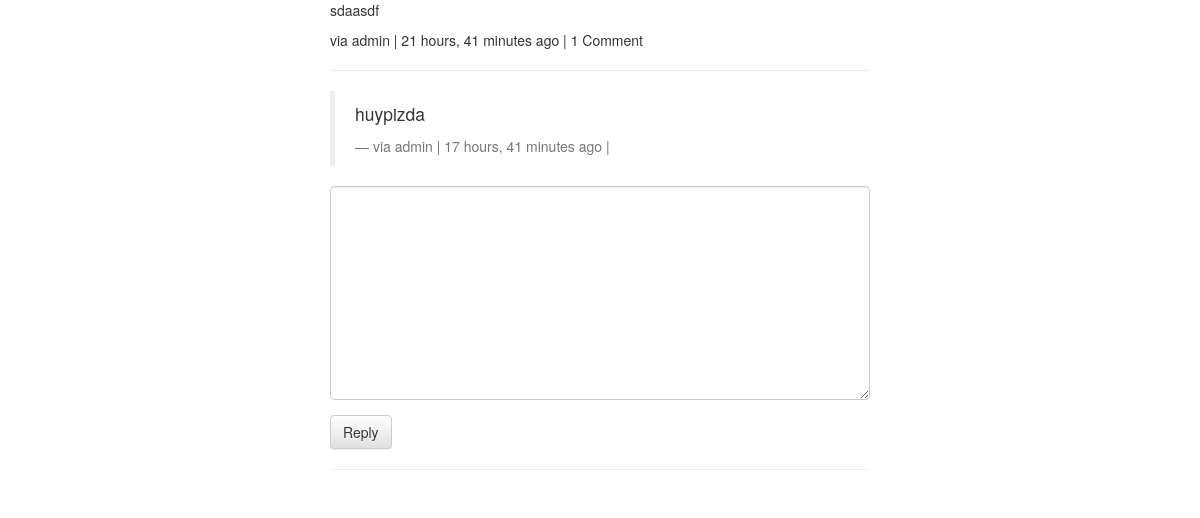
The app's page /comments/34/ with its own data.
### comments/models.py (models this page shows, shortened)
class Comment(models.Model):
	user = models.ForeignKey(settings.AUTH_USER_MODEL, default=1)
	content_type = models.ForeignKey(ContentType, on_delete=models.CASCADE)
	object_id = models.PositiveIntegerField()
	content_object = GenericForeignKey('content_type', 'object_id')
	parent = models.ForeignKey('self', null=True, blank=True)
	content = models.TextField()
	timestamp = models.DateTimeField(auto_now_add=True)
	objects = CommentManager()
	class Meta:
		ordering = ['-timestamp']
	def children(self): #ответы
		return Comment.objects.filter(parent=self)
	@property
	def is_parent(self):
		if self.parent is not None:
			return False
		return True

### comments/views.py (the view, shortened to what this page needs)
# urls.py: url(r'^(?P<id>\d+)/$', comment_thread, name='thread'),
def comment_thread(request, id):
    try:
        obj = Comment.objects.get(id=id)
    except:
        raise Http404
    if not obj.is_parent:
        obj = obj.parent
    content_object = obj.content_object # Post that the comment is on
    content_id = obj.content_object.id
    initial_data = {
            "content_type": obj.content_type,
            "object_id": obj.object_id
    }
    form = CommentForm(request.POST or None, initial=initial_data)
    context = {
        "comment": obj,
        "form": form,
    }
    return render(request, "comment_thread.html", context)

### comments/forms.py
class  CommentForm(forms.Form):
	content_type = forms.CharField(widget=forms.HiddenInput)
	object_id = forms.IntegerField(widget=forms.HiddenInput)
	content = forms.CharField(label='', widget=forms.Textarea)

### templates/comment_thread.html (shortened to what this page needs)
{% extends "base.html" %}
{% load urlify %}
{% load crispy_forms_tags %}
{% block content %}
<div class='col-sm-6 col-sm-offset-3'>
          <p>{{ comment.content }}</p>
          <footer>via {{ comment.user }} | {{ comment.timestamp|timesince }} ago | {% if comment.children.count > 0 %}{{ comment.children.count }} Comment {% endif %} </footer>
          <hr/>
          <div>
              {% for child_comment in comment.children %}
                <blockquote>
                <p>{{ child_comment.content }}</p>
                <footer>via {{ child_comment.user }} | {{ child_comment.timestamp|timesince }} ago | {% if request.user == child_comment.user %}<a href='{{ child_comment.get_delete_url }}'>Delete</a>{% endif %}</footer>
                </blockquote>
             {% endfor %}
            <form method="POST" action="."> {% csrf_token %}
                {{ form|crispy }}
                <input type='submit' value='Reply' class='btn btn-default'>
            </form>
        </div>
        <hr/>
</div>
{% endblock content %}

### records on screen
Comment: content "sdaasdf", user "admin", timestamp "21 hours, 41 minutes", children.count "1"
Comment: content "huypizda", user "admin", timestamp "17 hours, 41 minutes"
